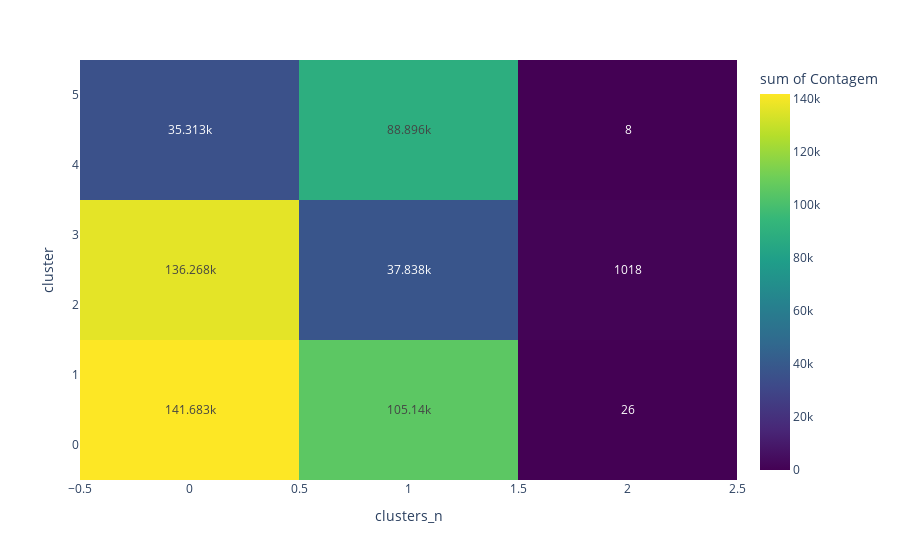

Write notebook code for a chart like this one.
### Code cell
# Contando quantos registros pertencem a cada combinação de clusters
heatmap_data = dataset.groupby(['cluster', 'clusters_n']).size().reset_index(name='Contagem')

# Criando um heatmap para melhor observar a relação entre a clusterização categórica e a numérica
fig = px.density_heatmap(
    heatmap_data, 
    x='clusters_n', 
    y='cluster', 
    z='Contagem', 
    text_auto=True,  # Exibir valores no mapa
    color_continuous_scale='Viridis'
)

fig.show()

### Figure 1 — Plotly figure (JSON) as saved in the notebook; plotly's stock layout.template omitted (floating-point values rounded to 4 significant figures)
{"data": [{"coloraxis": "coloraxis", "histfunc": "sum", "hovertemplate": "clusters_n=%{x}<br>cluster=%{y}<br>sum of Contagem=%{z}<extra></extra>", "name": "", "texttemplate": "%{z}", "type": "histogram2d", "x": [0, 1, 2, 0, 1, 2, 0, 1, 2, 0, 1, 2, 0, 1, 2, 0, 1, 2], "xaxis": "x", "xbingroup": "x", "y": [0, 0, 0, 1, 1, 1, 2, 2, 2, 3, 3, 3, 4, 4, 4, 5, 5, 5], "yaxis": "y", "ybingroup": "y", "z": [48448, 66345, 4, 93235, 38795, 22, 42960, 16461, 8, 93308, 21377, 1010, 21632, 83917, 3, 13681, 4979, 5]}], "layout": {"coloraxis": {"colorbar": {"title": {"text": "sum of Contagem"}}, "colorscale": [[0, "#440154"], [0.1111, "#482878"], [0.2222, "#3e4989"], [0.3333, "#31688e"], [0.4444, "#26828e"], [0.5556, "#1f9e89"], [0.6667, "#35b779"], [0.7778, "#6ece58"], [0.8889, "#b5de2b"], [1, "#fde725"]]}, "legend": {"tracegroupgap": 0}, "margin": {"t": 60}, "xaxis": {"anchor": "y", "domain": [0, 1], "title": {"text": "clusters_n"}}, "yaxis": {"anchor": "x", "domain": [0, 1], "title": {"text": "cluster"}}}}
